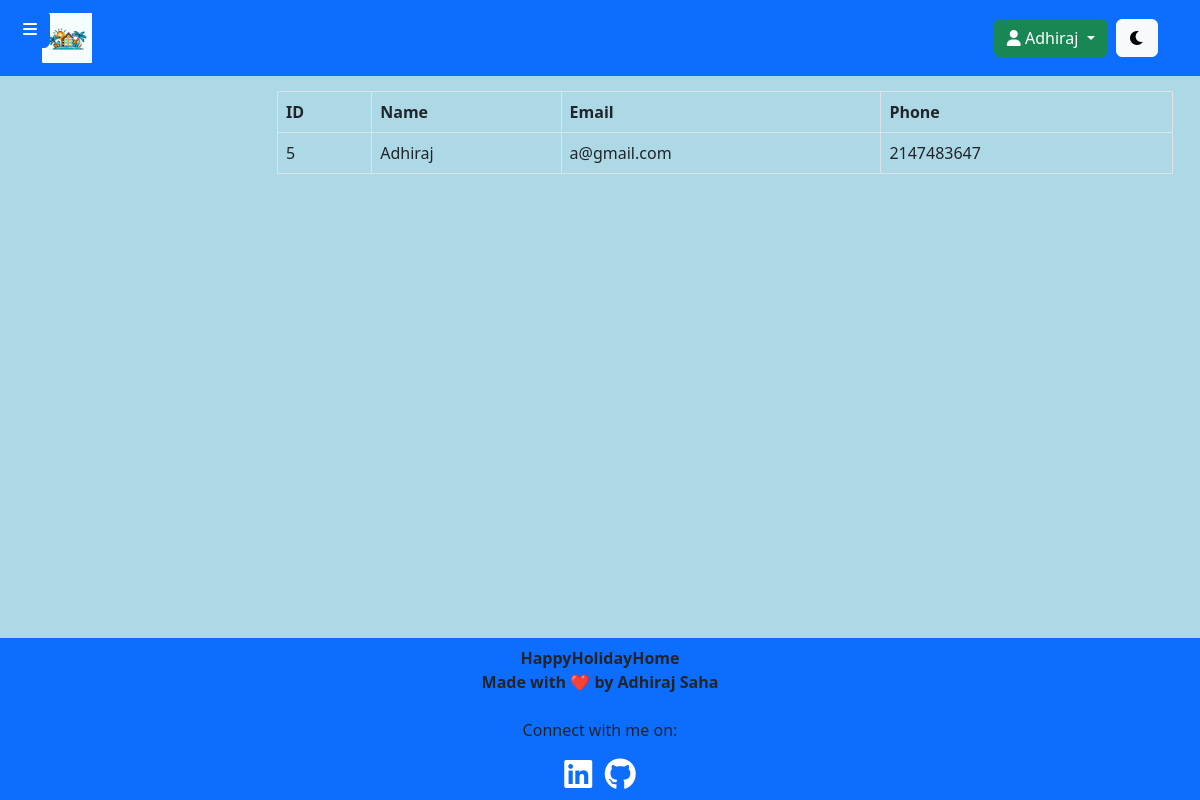
The app's page /admin/view_users.php (signed in) with its own data.
### tables this page shows
CREATE TABLE `users` (
  `user_id` int(255) NOT NULL,
  `name` varchar(255) NOT NULL,
  `email` varchar(255) NOT NULL,
  `phone` int(20) NOT NULL,
  `password` varchar(255) NOT NULL
);

### admin/view_users.php (the view, shortened to what this page needs)
<?php
include("../inc/db.php");
$sqlUsers = "SELECT user_id, name, email, phone FROM users";
$resultUsers = $con->query($sqlUsers);
if ($resultUsers->num_rows > 0) {
    $users = $resultUsers->fetch_all(MYSQLI_ASSOC);
} else {
    $users = array();
}
?>
<!DOCTYPE html>
<html lang="en">
<head>
    <link href="https://cdn.jsdelivr.net/npm/bootstrap@5.3.1/dist/css/bootstrap.min.css" rel="stylesheet">
    <link rel="stylesheet" href="https://cdnjs.cloudflare.com/ajax/libs/font-awesome/6.0.0-beta3/css/all.min.css">
    <link rel="stylesheet" href="assets/css/view_users.css">
</head>
<body>
    <?php include("inc/admin_header.php"); ?>
    <button id="toggle-sidebar" class="btn btn-primary">
        <i class="fas fa-bars"></i>
    </button>
    <main class="main-content">
        <div class="container-fluid">
            <div class="table-responsive">
                <table class="table table-bordered">
                    <thead>
                        <tr>
                            <th>ID</th>
                            <th>Name</th>
                            <th>Email</th>
                            <th>Phone</th>
                        </tr>
                    </thead>
                    <tbody>
                        <?php foreach ($users as $user) : ?>
                            <tr>
                                <td><?php echo $user['user_id']; ?></td>
                                <td><?php echo $user['name']; ?></td>
                                <td><?php echo $user['email']; ?></td>
                                <td><?php echo $user['phone']; ?></td>
                            </tr>
                        <?php endforeach; ?>
                    </tbody>
                </table>
            </div>
        </div>
    </main>
    <footer class="navbar navbar-expand-lg navbar-dark bg-primary footer" style="position: absolute; bottom: 0; width: 100%;">
        <div class="container d-flex flex-column align-items-center">
            <div class="footer-info text-center">
                <p style="font-weight: bold; margin: auto;">HappyHolidayHome
                    <br>Made with ❤️ by Adhiraj Saha</p>
                <br>
                <p>Connect with me on:</p>
                <a href="https://www.linkedin.com/in/adhirajsaha" target="_blank" rel="noopener noreferrer">
                    <i class="fa-brands fa-2x fa-linkedin" style="color: #ffffff;"></i>
                </a>
                <a href="https://github.com/adhirajcs" target="_blank" rel="noopener noreferrer">
                    <i class="fa-brands fa-2x fa-github" style="color: #ffffff;"></i>
                </a>
            </div>
        </div>
    </footer>
</body>
</html>

### admin/assets/css/view_users.css (style rules this page uses)
body { background-color: lightblue; }
#toggle-sidebar { position: fixed; top: 10px; left: 10px; z-index: 999; }
.main-content { margin-left: 250px; padding: 15px; }
body .table>:not(caption)>*>* { background: none !important; }
body .table { --bs-table-color: none; }

### records on screen
users: user_id "5", name "Adhiraj", email "a@gmail.com", phone "2147483647"

### other values on screen
$_SESSION['admin_name'] "Adhiraj"
